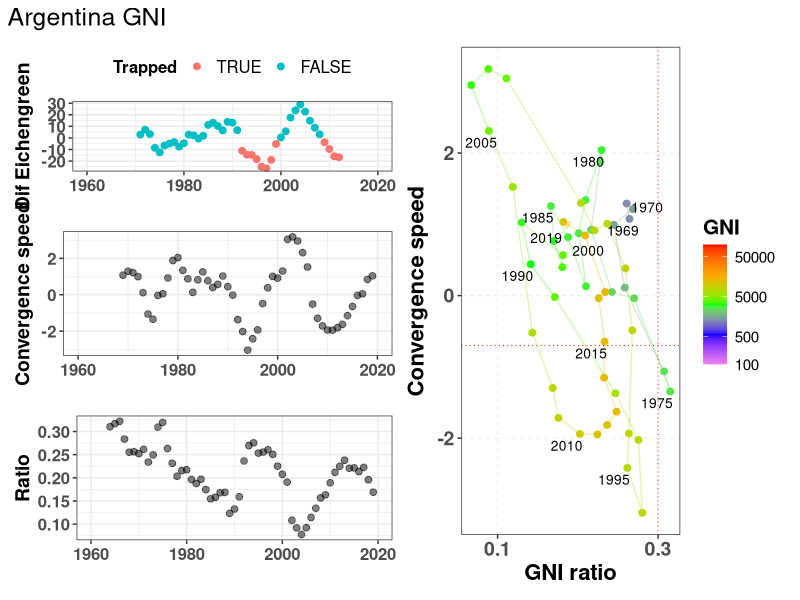
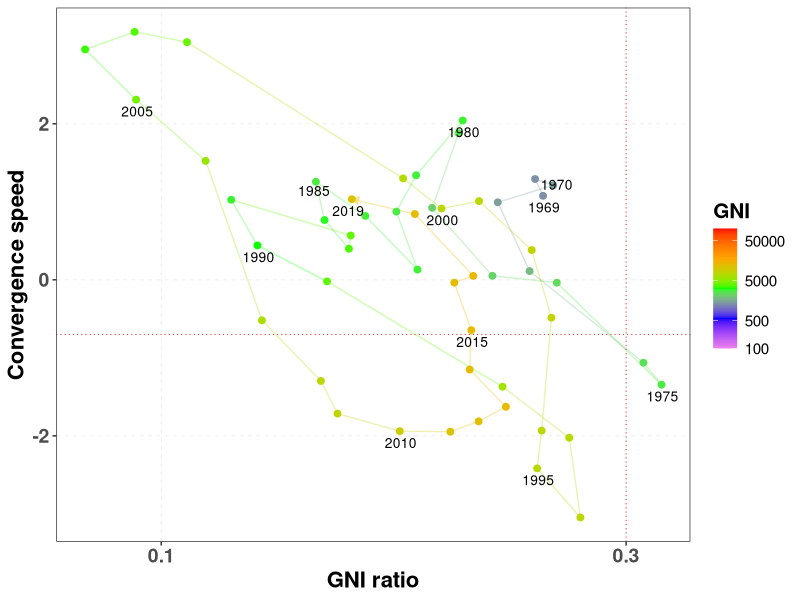
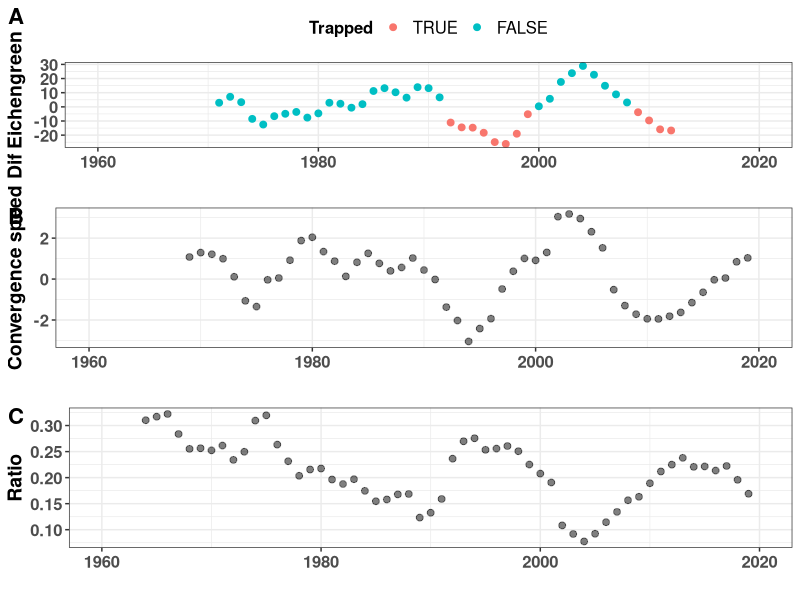
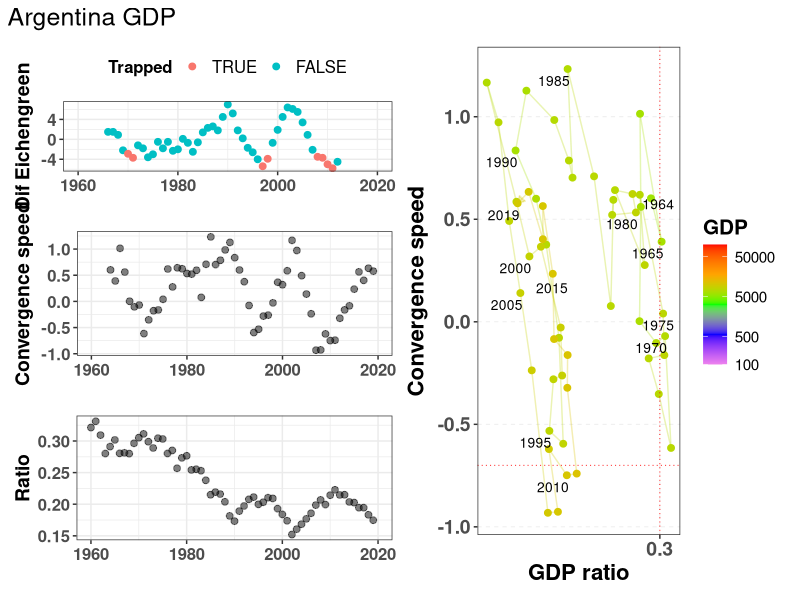
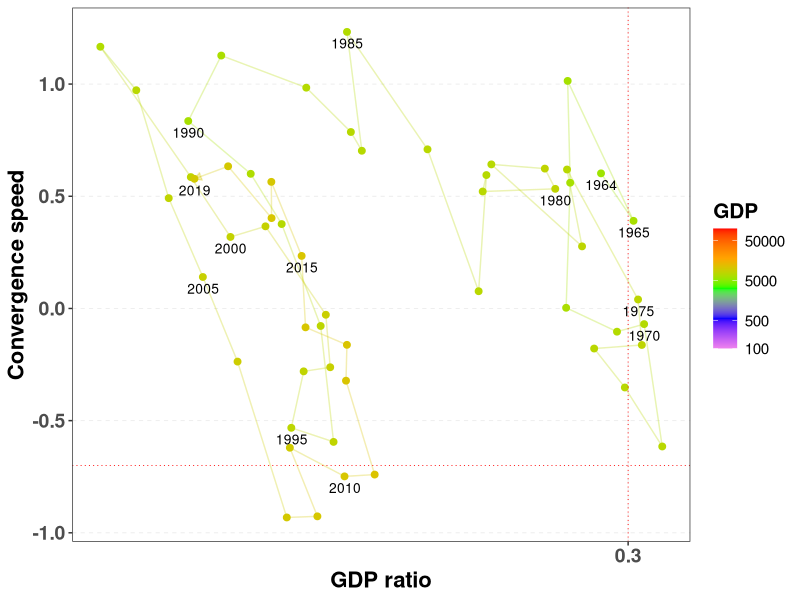
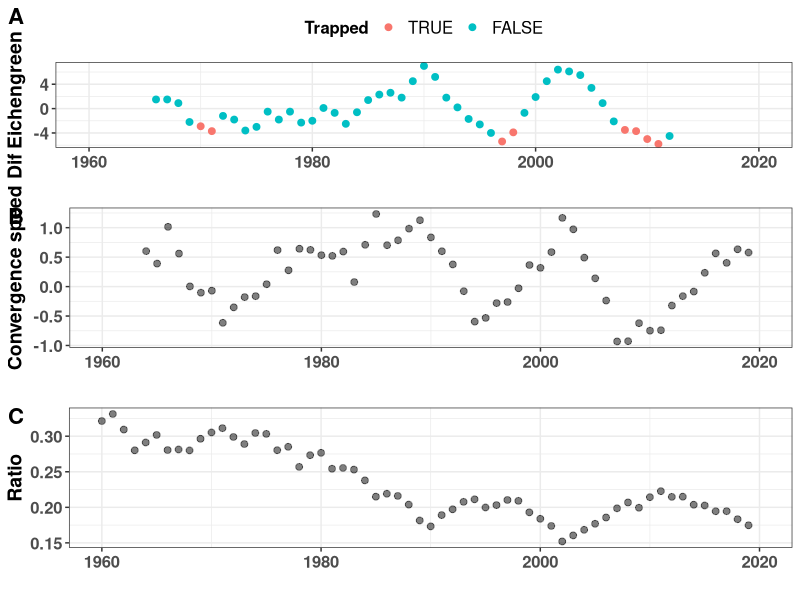

Source code (R) for these figures, in order:
# Script to generate all magnitudes
# 
# List lcriteria allows to choose GDP, GNI or both
#
# Author: Javier Garcia-Algarra
# August 2021
# 
# Inputs:  data/GDP2010_WB.csv    GNIS.csv
# Results: data/all_speeds_criteria.csv
#          figs/countries

library(ggplot2)
library(ggrepel)
library(cowplot)
library(patchwork)
library(zoo)

lcountry <- c("Brazil","Chile","China","Colombia","Mexico","Morocco","Malaysia","Korea, Rep.","Puerto Rico",
              "Nigeria","Vietnam","Peru","Bulgaria", "Thailand", "Paraguay","Bolivia","Lebanon",
              "India","Argentina","Pakistan","Philippines","Indonesia","Turkey","Ecuador","Guatemala","France","Italy",
              "South Africa","Uruguay","Botswana","Costa Rica","Panama","Nicaragua","El Salvador","Portugal","Spain")

criteria <- read.table("criteria.txt")
lcriteria <- criteria$V1

countries_msci <- read.csv("data/countries_msci.csv")
lcountrycode <- countries_msci$ISOCode

lcountrycode <- c("ARG")   # Pick one country to test

USA_perc_middle <- 0.3
gap_widening <- -0.7
mmovper <- 5
print_indiv <- TRUE      # Print individual files
last_year_Ecihengreen <- 2013
tdir1 <- "figs"
tdir <- paste0(tdir1,"/countries")
if (!dir.exists(tdir))
  dir.create(tdir1)
  dir.create(tdir)

for (criteria in lcriteria)
{
  count_countries <- 0  
  for (countrycode in lcountrycode)
  {
    count_countries <- count_countries + 1
    print(paste(countrycode,criteria))
    if (criteria == "GNI"){
      DATA_WB <- read.csv("data/GNIS.csv")
    } else
      DATA_WB <- read.delim2("data/GDP2010_WB.csv")
    rawdata <- DATA_WB[DATA_WB$Country.Code==countrycode,]
    usadata <- DATA_WB[DATA_WB$Country.Name=="United States",]
    country <- DATA_WB[DATA_WB$Country.Code==countrycode,]$Country.Name
    datos_pais <- data.frame("Year"=seq(1960,2019))
    datos_pais$Magnitude = 0
    datos_pais$growth = 0
    datos_pais$gb = 0
    datos_pais$ga = 0
    datos_pais$dif = 0
    datos_pais$dgrowth_dt = 0
    datos_pais$USAMagnitude = 0
    datos_pais$ratio = 0
    datos_pais$dratio_dt = 0
    datos_pais$dratio_dt_mmov = 0
    period_calc = 7
    for (i in 1960:2020){
      datos_pais$Magnitude[i-(1960)] <- as.numeric(rawdata[,4+i-1960])
      datos_pais$USAMagnitude[i-(1960)] <- as.numeric(usadata[,4+i-1960]) # USA GDP or GNI
      datos_pais$ratio[i-(1960)] <- datos_pais$Magnitude[i-(1960)]/datos_pais$USAMagnitude[i-(1960)]
    }
    for (j in 2:nrow(datos_pais))
      datos_pais$growth[j] <- 100*(datos_pais$Magnitude[j] - datos_pais$Magnitude[j-1])/
                              (datos_pais$Magnitude[j-1])  # Magnitude growth
    for (j in 2:nrow(datos_pais)){
      datos_pais$dgrowth_dt[j] <- (datos_pais$growth[j] - datos_pais$growth[j-1])
      # Gap closing speed
      datos_pais$dratio_dt[j] <- 100*(datos_pais$ratio[j] - datos_pais$ratio[j-1])
    }
    datos_pais$dratio_dt_mmov <- rollmean(datos_pais$dratio_dt, mmovper, fill = NA,  align = "right")
    
    for (j in 2:nrow(datos_pais))
      datos_pais$dratio_dt2_mmov[j] <- (datos_pais$dratio_dt_mmov[j] - datos_pais$dratio_dt_mmov[j-1])
    # criteria Eichengreen
    for (j in period_calc:nrow(datos_pais))
      datos_pais$gb[j] <- sum(datos_pais$growth[(j-(period_calc-1)):j])/period_calc
    for (j in 1:(nrow(datos_pais)-period_calc))
      datos_pais$ga[j] <- sum(datos_pais$growth[(j+1):(j+(period_calc))])/period_calc
    for (j in 1:nrow(datos_pais))
      datos_pais$dif[j] <- datos_pais$ga[j]-datos_pais$gb[j]
    datosplot <- datos_pais[period_calc:(nrow(datos_pais)-period_calc),]
    datosplot$Trapped = FALSE
    mingb = 3.5
    mindif = -2
    minMagnitude = 5000
    limityears <- c(1960,2020)
    datosplot$gb = (floor(datosplot$gb* 10)+1)/10
    datosplot$dif = (floor(datosplot$dif* 10)+1)/10
    for (k in 1:nrow(datosplot)){
      datosplot$Trapped[k] = (datosplot$Magnitude[k]>minMagnitude) & (datosplot$gb[k]>=mingb) & (datosplot$dif[k] <= mindif)
    }
    pEichen <- ggplot(data= datosplot, aes(x=Year,y=dif,color=Trapped))+
         geom_point(size=2)+ylab(paste("Dif Eichengreen"))+xlab("")+
         scale_color_discrete(limits = c('TRUE', 'FALSE'))+
         xlim(limityears)+theme_bw()+ 
         theme(legend.position="top",
               legend.title = element_text(face="bold", size=12),
               legend.text = element_text( size=12),
            axis.text.y = element_text(face="bold", size=12),
            axis.text.x = element_text(face="bold", size=12),
            axis.title.x = element_text(face="bold", size=14),
            axis.title.y  = element_text(face="bold", size=14))
    
    datosEich <- datos_pais[(datos_pais$Year >= min(datosplot$Year))&
                              (datos_pais$Year<last_year_Ecihengreen),]
    datosEich <- datos_pais 
    pClosingGapSpeed <- ggplot(data= datosEich, aes(x=Year,y=-dratio_dt_mmov))+
      geom_point(size=2,col="black",alpha=0.5)+ylab(paste("Convergence speed"))+
      xlim(limityears)+theme_bw()+ xlab("")+
      theme(axis.text.y = element_text(face="bold", size=12),
            axis.text.x = element_text(face="bold", size=12),
            axis.title.x = element_text(face="bold", size=14),
            axis.title.y  = element_text(face="bold", size=14))
    
    pratio <- ggplot(data= datosEich, aes(x=Year,y=ratio))+
      geom_point(size=2,col="black",alpha=0.5)+ylab(paste("Ratio"))+
      xlim(limityears)+theme_bw() + xlab("")+
      theme(axis.text.y = element_text(face="bold", size=12),
                                axis.text.x = element_text(face="bold", size=12),
                                axis.title.x = element_text(face="bold", size=14),
                                axis.title.y  = element_text(face="bold", size=14))
    
    pizda <- plot_grid(
      pEichen, pClosingGapSpeed, pratio,
      ncol = 1
    )
    
    datos_pais$Country = country
    datos_pais$CountryCode = rawdata$Country.Code[1]
    if (print_indiv){
      ppi <- 300
      nfile <- paste0(tdir,"/ALL_",country,"_",criteria,"_",mmovper)
      png(paste0(nfile,".png"), width=12*ppi, height=7*ppi, res=ppi)

      my_breaks <- c(100,500,1000,2500,5000,10000,20000,50000)
      my_breaks <- c(100,500,5000,50000)
      datos_speed <- datos_pais[!is.na(datos_pais$dratio_dt_mmov),]
      pratiospeed <- ggplot(data=datos_speed) +
        geom_path(
          aes(y = -dratio_dt_mmov, x = ratio, colour=Magnitude),alpha=0.3,size = 0.5,
          arrow = arrow(length = unit(0.2, "cm"),type="closed"))+
        geom_point(aes(y = -dratio_dt_mmov, x = ratio, colour=Magnitude),size=2,
                 alpha=1) +
        scale_color_gradientn(name=criteria,colours=c("violet","blue","green","orange","red"),trans="log",
                                                      breaks = my_breaks, labels = my_breaks,limits=c(100,100000))+
        geom_hline(yintercept=gap_widening, color="red",linetype = "dotted",size=0.3) +
        geom_vline(xintercept=USA_perc_middle, color="red",linetype = "dotted",size=0.3) +
        geom_text_repel(data=subset(datos_speed,(Year%%5 == 0) | (Year==max(Year)) | (Year==min(Year))),
                    aes(label=Year,y = -dratio_dt_mmov, x = ratio, hjust=1,vjust=0.1),
                    size=3.5 ,color="black") + 
        scale_x_sqrt(breaks = c(0.01, 0.1, 0.3, 0.5,1))+
        ylab("Convergence speed") + xlab(paste(criteria,"ratio"))+
        theme_bw()+theme(panel.grid.minor = element_blank(),
                         panel.grid.major = element_line(size = 0.3,linetype = "dashed"),
                         legend.title = element_text(face="bold", size=15),
                         legend.text = element_text( size=11),
                         axis.text.y = element_text(face="bold", size=14),
                         axis.text.x = element_text(face="bold", size=14),
                         axis.title.x = element_text(face="bold", size=16),
                         axis.title.y  = element_text(face="bold", size=16))
      pacc <- ggplot(data=datos_pais) +
        geom_path(
          aes(y = -dratio_dt2_mmov, x = -dratio_dt_mmov),color="blue",alpha=0.3,
          linetype = "dotted", size = 0.5)+
        geom_point(aes(y = -dratio_dt2_mmov, x = -dratio_dt_mmov, size=ratio),
                   color="purple",alpha=0.2) +
        geom_text(data=subset(datos_pais,(Year%%5 == 0)),
                  aes(label=Year,y = -dratio_dt2_mmov, x = -dratio_dt_mmov, vjust=1, hjust=1.2),
                  size=2,color="purple") + xlab("Gap closing speed") + ylab("Gap closing acceleration") +
        theme_bw()+theme(legend.position="bottom",
                         panel.grid.minor = element_blank(),
                         panel.grid.major = element_line(size = 0.25))
      pdcha <- plot_grid(
        pratiospeed, pacc,
        ncol = 1
      )
      todo <- plot_grid(
        pizda,pratiospeed,
        ncol = 2
        )+plot_annotation(title = paste(country,criteria),
                          theme = theme(plot.title = element_text(size = 18)))
      print(todo)
      dev.off()
      
      nfile <- paste0(tdir,"/PHASE_",country,"_",criteria,"_",mmovper)
      png(paste0(nfile,".png"), width=8*ppi, height=7*ppi, res=ppi)
      print(pratiospeed)
      dev.off()
      
      nfile <- paste0(tdir,"/TIMELINE_",country,"_",criteria,"_",mmovper)
      png(paste0(nfile,".png"), width=7*ppi, height=10*ppi, res=ppi)
      ptimes <- plot_grid(
        pEichen, pClosingGapSpeed, pratio,labels=c("A","B","C"),
        label_size = 16,
        ncol = 1
      )
      print(ptimes)
      dev.off()
    }
    if (count_countries == 1)
      datos_all <- datos_pais
    else
      datos_all <- rbind(datos_all,datos_pais)
  }

  refx <- USA_perc_middle
  refy <- 0
  lp <- unique(datos_all$Country)
  datadist <- data.frame("Country"=c(),"CountryCode"=c(),"distX"=c(),"distY"=c())
  for (k in lp){
    clean_data <- datos_all[(datos_all$Country == k) & !is.na(datos_all$ratio) & 
                            !is.na(datos_all$dratio_dt_mmov),]
    datosx <- datos_all[(datos_all$Country == k) & !is.na(datos_all$ratio),]$ratio
    datosy <- datos_all[(datos_all$Country == k) & !is.na(datos_all$dratio_dt_mmov),]$dratio_dt_mmov
    datadist <- rbind(datadist,data.frame("Country"=k,"CountryCode"= clean_data$CountryCode[1],
                                          "distX"=mean(clean_data$ratio),
                      "distY"=mean(clean_data$dratio_dt_mmov)))
  }
  
  datos_total <- subset(datos_all,select=-c(ga,gb))
  if (length(lcountry)>5)  # to avoid accidental overwriting when testing with a short list
     write.csv(datos_total,paste0("data/all_speeds_",criteria,".csv"),row.names = FALSE)

  
}
